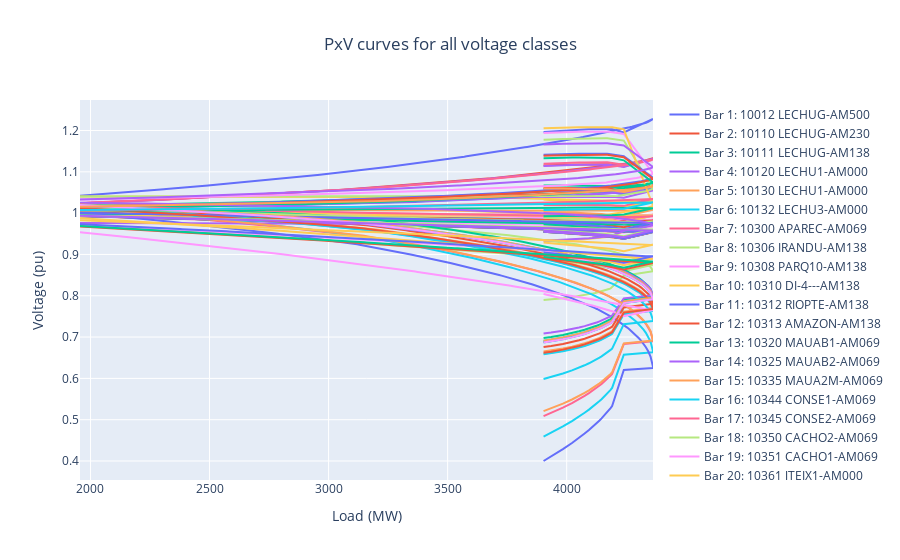

The notebook cell saved with this chart:
### Markdown cell above
Plots

### Code cell
fig = go.Figure()

filtered_bars = filter_by_voltage(bars)

for index, bar in enumerate(filtered_bars):
    data = bar.df.T
    
    fig.add_trace(
        go.Scatter(x= data.values[0],
                   y= data.values[1],
                   mode= 'lines',
                   name= f'Bar {index + 1}: {bar.name}')
    )

fig.update_layout(
    xaxis_title= 'Load (MW)',
    yaxis_title= 'Voltage (pu)',
    title= 'PxV curves for all voltage classes',
    title_x= 0.5
)

fig.show()

### Figure 1 — Plotly figure (JSON) as saved in the notebook; plotly's stock layout.template omitted (floating-point values rounded to 4 significant figures; data arrays with more than 128 entries replaced by an {"elided": "..."} marker saying what was removed)
{"data": [{"mode": "lines", "name": "Bar 1: 10012 LECHUG-AM500", "type": "scatter", "x": {"elided": "269 float values"}, "y": {"elided": "269 float values"}}, {"mode": "lines", "name": "Bar 2: 10110 LECHUG-AM230", "type": "scatter", "x": {"elided": "269 float values"}, "y": {"elided": "269 float values"}}, {"mode": "lines", "name": "Bar 3: 10111 LECHUG-AM138", "type": "scatter", "x": {"elided": "269 float values"}, "y": {"elided": "269 float values"}}, {"mode": "lines", "name": "Bar 4: 10120 LECHU1-AM000", "type": "scatter", "x": {"elided": "269 float values"}, "y": {"elided": "269 float values"}}, {"mode": "lines", "name": "Bar 5: 10130 LECHU1-AM000", "type": "scatter", "x": {"elided": "269 float values"}, "y": {"elided": "269 float values"}}, {"mode": "lines", "name": "Bar 6: 10132 LECHU3-AM000", "type": "scatter", "x": {"elided": "269 float values"}, "y": {"elided": "269 float values"}}, {"mode": "lines", "name": "Bar 7: 10300 APAREC-AM069", "type": "scatter", "x": {"elided": "269 float values"}, "y": {"elided": "269 float values"}}, {"mode": "lines", "name": "Bar 8: 10306 IRANDU-AM138", "type": "scatter", "x": {"elided": "269 float values"}, "y": {"elided": "269 float values"}}, {"mode": "lines", "name": "Bar 9: 10308 PARQ10-AM138", "type": "scatter", "x": {"elided": "269 float values"}, "y": {"elided": "269 float values"}}, {"mode": "lines", "name": "Bar 10: 10310 DI-4---AM138", "type": "scatter", "x": {"elided": "269 float values"}, "y": {"elided": "269 float values"}}, {"mode": "lines", "name": "Bar 11: 10312 RIOPTE-AM138", "type": "scatter", "x": {"elided": "269 float values"}, "y": {"elided": "269 float values"}}, {"mode": "lines", "name": "Bar 12: 10313 AMAZON-AM138", "type": "scatter", "x": {"elided": "269 float values"}, "y": {"elided": "269 float values"}}, {"mode": "lines", "name": "Bar 13: 10320 MAUAB1-AM069", "type": "scatter", "x": {"elided": "269 float values"}, "y": {"elided": "269 float values"}}, {"mode": "lines", "name": "Bar 14: 10325 MAUAB2-AM069", "type": "scatter", "x": {"elided": "269 float values"}, "y": {"elided": "269 float values"}}, {"mode": "lines", "name": "Bar 15: 10335 MAUA2M-AM069", "type": "scatter", "x": {"elided": "269 float values"}, "y": {"elided": "269 float values"}}, {"mode": "lines", "name": "Bar 16: 10344 CONSE1-AM069", "type": "scatter", "x": {"elided": "269 float values"}, "y": {"elided": "269 float values"}}, {"mode": "lines", "name": "Bar 17: 10345 CONSE2-AM069", "type": "scatter", "x": {"elided": "269 float values"}, "y": {"elided": "269 float values"}}, {"mode": "lines", "name": "Bar 18: 10350 CACHO2-AM069", "type": "scatter", "x": {"elided": "269 float values"}, "y": {"elided": "269 float values"}}, {"mode": "lines", "name": "Bar 19: 10351 CACHO1-AM069", "type": "scatter", "x": {"elided": "269 float values"}, "y": {"elided": "269 float values"}}, {"mode": "lines", "name": "Bar 20: 10361 JTEIX1-AM000", "type": "scatter", "x": {"elided": "269 float values"}, "y": {"elided": "269 float values"}}, {"mode": "lines", "name": "Bar 21: 10362 JTEIX2-AM000", "type": "scatter", "x": {"elided": "269 float values"}, "y": {"elided": "269 float values"}}, {"mode": "lines", "name": "Bar 22: 10363 JTEIX3-AM000", "type": "scatter", "x": {"elided": "269 float values"}, "y": {"elided": "269 float values"}}, {"mode": "lines", "name": "Bar 23: 10364 JTEIX4-AM000", "type": "scatter", "x": {"elided": "269 float values"}, "y": {"elided": "269 float values"}}, {"mode": "lines", "name": "Bar 24: 10369 JTEIX5-AM000", "type": "scatter", "x": {"elided": "269 float values"}, "y": {"elided": "269 float values"}}, {"mode": "lines", "name": "Bar 25: 10370 FLORES-AM069", "type": "scatter", "x": {"elided": "269 float values"}, "y": {"elided": "269 float values"}}, {"mode": "lines", "name": "Bar 26: 10379 AMBEV--AM069", "type": "scatter", "x": {"elided": "269 float values"}, "y": {"elided": "269 float values"}}, {"mode": "lines", "name": "Bar 27: 10380 PNEGRA-AM069", "type": "scatter", "x": {"elided": "269 float values"}, "y": {"elided": "269 float values"}}, {"mode": "lines", "name": "Bar 28: 10384 MAU3-4-AM000", "type": "scatter", "x": {"elided": "269 float values"}, "y": {"elided": "269 float values"}}, {"mode": "lines", "name": "Bar 29: 10390 PIEPNG-AM069", "type": "scatter", "x": {"elided": "269 float values"}, "y": {"elided": "269 float values"}}, {"mode": "lines", "name": "Bar 30: 10391 PIEPNGUTE013", "type": "scatter", "x": {"elided": "269 float values"}, "y": {"elided": "269 float values"}}, {"mode": "lines", "name": "Bar 31: 10393 PISMAE-AM069", "type": "scatter", "x": {"elided": "269 float values"}, "y": {"elided": "269 float values"}}, {"mode": "lines", "name": "Bar 32: 10394 SHOPMA-AM069", "type": "scatter", "x": {"elided": "269 float values"}, "y": {"elided": "269 float values"}}, {"mode": "lines", "name": "Bar 33: 10395 SERING-AM069", "type": "scatter", "x": {"elided": "269 float values"}, "y": {"elided": "269 float values"}}, {"mode": "lines", "name": "Bar 34: 10400 MANAUS-AM230", "type": "scatter", "x": {"elided": "269 float values"}, "y": {"elided": "269 float values"}}, {"mode": "lines", "name": "Bar 35: 10401 MANA1A-AM069", "type": "scatter", "x": {"elided": "269 float values"}, "y": {"elided": "269 float values"}}, {"mode": "lines", "name": "Bar 36: 10402 MANAU2-AM069", "type": "scatter", "x": {"elided": "269 float values"}, "y": {"elided": "269 float values"}}, {"mode": "lines", "name": "Bar 37: 10405 CROCHA-AM230", "type": "scatter", "x": {"elided": "269 float values"}, "y": {"elided": "269 float values"}}, {"mode": "lines", "name": "Bar 38: 10406 CROCHAUTE013", "type": "scatter", "x": {"elided": "269 float values"}, "y": {"elided": "269 float values"}}, {"mode": "lines", "name": "Bar 39: 10410 BALBIN-AM230", "type": "scatter", "x": {"elided": "269 float values"}, "y": {"elided": "269 float values"}}, {"mode": "lines", "name": "Bar 40: 10411 BALBI1UHE013", "type": "scatter", "x": {"elided": "269 float values"}, "y": {"elided": "269 float values"}}, {"mode": "lines", "name": "Bar 41: 10416 P.FIG.-AM069", "type": "scatter", "x": {"elided": "269 float values"}, "y": {"elided": "269 float values"}}, {"mode": "lines", "name": "Bar 42: 10417 P.FIG.-AM069", "type": "scatter", "x": {"elided": "269 float values"}, "y": {"elided": "269 float values"}}, {"mode": "lines", "name": "Bar 43: 10418 P.FIG.-AM013", "type": "scatter", "x": {"elided": "269 float values"}, "y": {"elided": "269 float values"}}, {"mode": "lines", "name": "Bar 44: 10419 P.FIG.-AM230", "type": "scatter", "x": {"elided": "269 float values"}, "y": {"elided": "269 float values"}}, {"mode": "lines", "name": "Bar 45: 10420 DISTR1-AM069", "type": "scatter", "x": {"elided": "269 float values"}, "y": {"elided": "269 float values"}}, {"mode": "lines", "name": "Bar 46: 10421 CESPEC-AM069", "type": "scatter", "x": {"elided": "269 float values"}, "y": {"elided": "269 float values"}}, {"mode": "lines", "name": "Bar 47: 10422 MANA-1-AM000", "type": "scatter", "x": {"elided": "269 float values"}, "y": {"elided": "269 float values"}}, {"mode": "lines", "name": "Bar 48: 10424 MANA-2-AM000", "type": "scatter", "x": {"elided": "269 float values"}, "y": {"elided": "269 float values"}}, {"mode": "lines", "name": "Bar 49: 10426 MANA-3-AM000", "type": "scatter", "x": {"elided": "269 float values"}, "y": {"elided": "269 float values"}}, {"mode": "lines", "name": "Bar 50: 10428 MANA-4-AM000", "type": "scatter", "x": {"elided": "269 float values"}, "y": {"elided": "269 float values"}}, {"mode": "lines", "name": "Bar 51: 10430 CIDNOV-AM069", "type": "scatter", "x": {"elided": "269 float values"}, "y": {"elided": "269 float values"}}, {"mode": "lines", "name": "Bar 52: 10440 DISTR2-AM069", "type": "scatter", "x": {"elided": "269 float values"}, "y": {"elided": "269 float values"}}, {"mode": "lines", "name": "Bar 53: 10445 TAMBAQ-AM069", "type": "scatter", "x": {"elided": "269 float values"}, "y": {"elided": "269 float values"}}, {"mode": "lines", "name": "Bar 54: 10447 PIETBQUTE013", "type": "scatter", "x": {"elided": "269 float values"}, "y": {"elided": "269 float values"}}, {"mode": "lines", "name": "Bar 55: 10450 SJOSE--AM069", "type": "scatter", "x": {"elided": "269 float values"}, "y": {"elided": "269 float values"}}, {"mode": "lines", "name": "Bar 56: 10451 PLACIB-AM069", "type": "scatter", "x": {"elided": "269 float values"}, "y": {"elided": "269 float values"}}, {"mode": "lines", "name": "Bar 57: 10460 STOANT-AM069", "type": "scatter", "x": {"elided": "269 float values"}, "y": {"elided": "269 float values"}}, {"mode": "lines", "name": "Bar 58: 10466 SIVAM--AM069", "type": "scatter", "x": {"elided": "269 float values"}, "y": {"elided": "269 float values"}}, {"mode": "lines", "name": "Bar 59: 10480 MANACA-AM069", "type": "scatter", "x": {"elided": "269 float values"}, "y": {"elided": "269 float values"}}, {"mode": "lines", "name": "Bar 60: 10485 IRANDU-AM069", "type": "scatter", "x": {"elided": "269 float values"}, "y": {"elided": "269 float values"}}, {"mode": "lines", "name": "Bar 61: 10490 REDENC-AM069", "type": "scatter", "x": {"elided": "269 float values"}, "y": {"elided": "269 float values"}}, {"mode": "lines", "name": "Bar 62: 10492 MARAPA-AM069", "type": "scatter", "x": {"elided": "269 float values"}, "y": {"elided": "269 float values"}}, {"mode": "lines", "name": "Bar 63: 10500 MAUA-3-AM230", "type": "scatter", "x": {"elided": "269 float values"}, "y": {"elided": "269 float values"}}, {"mode": "lines", "name": "Bar 64: 10504 MAUA-3-AM138", "type": "scatter", "x": {"elided": "269 float values"}, "y": {"elided": "269 float values"}}, {"mode": "lines", "name": "Bar 65: 10505 MAUA-3-AM069", "type": "scatter", "x": {"elided": "269 float values"}, "y": {"elided": "269 float values"}}, {"mode": "lines", "name": "Bar 66: 10509 MUBL4M-AM069", "type": "scatter", "x": {"elided": "269 float values"}, "y": {"elided": "269 float values"}}, {"mode": "lines", "name": "Bar 67: 10510 J.TEIX-AM230", "type": "scatter", "x": {"elided": "269 float values"}, "y": {"elided": "269 float values"}}, {"mode": "lines", "name": "Bar 68: 10511 J.TEIX-AM138", "type": "scatter", "x": {"elided": "269 float values"}, "y": {"elided": "269 float values"}}, {"mode": "lines", "name": "Bar 69: 10513 MUBL4D-AM069", "type": "scatter", "x": {"elided": "269 float values"}, "y": {"elided": "269 float values"}}, {"mode": "lines", "name": "Bar 70: 10520 MUTIRA-AM138", "type": "scatter", "x": {"elided": "269 float values"}, "y": {"elided": "269 float values"}}, {"mode": "lines", "name": "Bar 71: 10530 CGRAND-AM138", "type": "scatter", "x": {"elided": "269 float values"}, "y": {"elided": "269 float values"}}, {"mode": "lines", "name": "Bar 72: 10540 COMPEN-AM138", "type": "scatter", "x": {"elided": "269 float values"}, "y": {"elided": "269 float values"}}, {"mode": "lines", "name": "Bar 73: 10545 CENTRO-AM138", "type": "scatter", "x": {"elided": "269 float values"}, "y": {"elided": "269 float values"}}, {"mode": "lines", "name": "Bar 74: 10550 DISTR3-AM138", "type": "scatter", "x": {"elided": "269 float values"}, "y": {"elided": "269 float values"}}, {"mode": "lines", "name": "Bar 75: 10700 JARAQ2-AM138", "type": "scatter", "x": {"elided": "268 float values"}, "y": {"elided": "268 float values"}}, {"mode": "lines", "name": "Bar 76: 10755 AE-SB5-AM230", "type": "scatter", "x": {"elided": "269 float values"}, "y": {"elided": "269 float values"}}], "layout": {"title": {"text": "PxV curves for all voltage classes", "x": 0.5}, "xaxis": {"title": {"text": "Load (MW)"}}, "yaxis": {"title": {"text": "Voltage (pu)"}}}}
